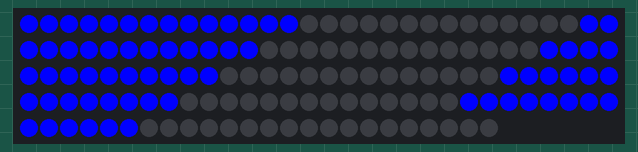
This sketch was run on a simulated Arduino Uno, built with avr-gcc and run on an emulated ATmega328P. On the bench: 144 RGB LEDs in strip order, left to right, continuing on the next row. Random numbers use the default seed unless the sketch sets one.

Above: at 0.48 s.
At 1.3 s:
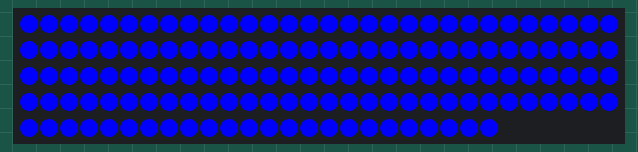

The sketch:

Pulse.ino
```cpp
#include <Adafruit_NeoPixel.h>

#define LED_PIN 6
#define NUM_LEDS 144
//Define pulse length
#define PULSE_LENGTH 8
//Define pulse color (default blue)
#define PULSE_COLOR_R 0
#define PULSE_COLOR_G 0
#define PULSE_COLOR_B 255
//Define background color (default blue)
#define BG_COLOR_R 0
#define BG_COLOR_G 0
#define BG_COLOR_B 255
//Define pulse timing
#define MIN_PULSE_DELAY 50
#define MAX_PULSE_DELAY 50
#define NUM_PULSES 5
Adafruit_NeoPixel strip(NUM_LEDS, LED_PIN, NEO_GRB + NEO_KHZ800);

struct Pulse {
  int position;
  int delay;
  unsigned long previousMillis;
};

Pulse pulses[NUM_PULSES];

void setup() {
  strip.begin();
  strip.show();  // Initialize all pixels to "off"

  // Initialize the pulses
  int gap = NUM_LEDS / NUM_PULSES;  // Calculate the gap between each pulse
  for (int i = 0; i < NUM_PULSES; i++) {
    pulses[i].position = i * gap;
    pulses[i].delay = random(MIN_PULSE_DELAY, MAX_PULSE_DELAY);
    pulses[i].previousMillis = 0;
  }
}

void loop() {
  // Update the positions of the pulses
  unsigned long currentMillis = millis();
  for (int i = 0; i < NUM_PULSES; i++) {
    if (currentMillis - pulses[i].previousMillis >= pulses[i].delay) {
      // Set the LEDs at the previous position to the background color
      for (int j = pulses[i].position; j < pulses[i].position + PULSE_LENGTH; j++) {
        strip.setPixelColor(j, strip.Color(BG_COLOR_R, BG_COLOR_G, BG_COLOR_B));
      }
      // Move the pulse position
      pulses[i].position++;
      // Check if the pulse reached the end, reset to the beginning
      if (pulses[i].position >= NUM_LEDS) {
        pulses[i].position = 0;
      }
      // Set the LEDs at the new position to the pulse color
      for (int j = pulses[i].position; j < pulses[i].position + PULSE_LENGTH; j++) {
        strip.setPixelColor(j, strip.Color(PULSE_COLOR_R, PULSE_COLOR_G, PULSE_COLOR_B));
      }
      strip.show();
      pulses[i].previousMillis = currentMillis;
      pulses[i].delay = random(MIN_PULSE_DELAY, MAX_PULSE_DELAY);
    }
  }
}
```
